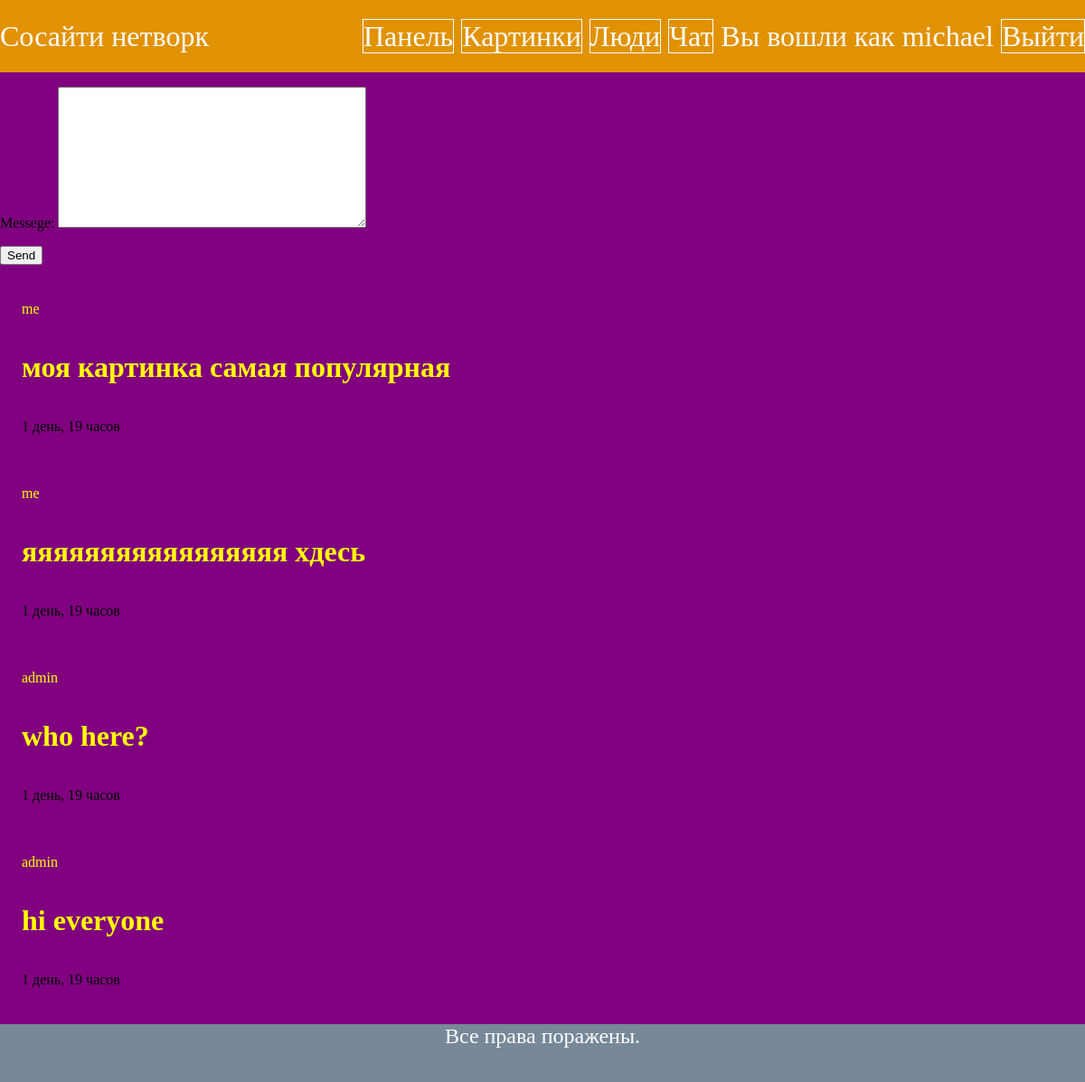
Page /chat/ (signed in) on the committed database.
### chat/models.py (models this page shows)
class ChatModel(models.Model):
    user = models.ForeignKey('auth.user', on_delete=models.CASCADE, related_name='messeges')
    messege = models.TextField()
    created = models.DateTimeField(auto_now_add=True)
    class Meta:
        ordering = ['-created']
        indexes = [
            models.Index(fields=['-created']),
        ]

### chat/views.py (the view)
# urls.py: path('', chat_views, name='chat'),
@login_required
def chat_views(request):
    form = ChatForm(request.POST or None)
    messeges = ChatModel.objects.all()
    if request.method == 'POST':
        msg = form.save(commit=False)
        msg.user = request.user
        msg.save()
        return HttpResponseRedirect(reverse('chat'))
    return render(request, 'chat/chat.html', {'messeges': messeges, 'form': form})

### chat/forms.py
class ChatForm(ModelForm):
    class Meta:
        model = ChatModel
        fields = ['messege']

### chat/templates/chat/chat.html (shortened to what this page needs)
{% extends 'account/base.html' %}
{% block content %}
<form action="" method="post">
    {{ form.as_p }}
    <input type="submit" value="Send">
</form>
{% for msg in messeges %}
    <div class="image-box">
        <p class="msg-simple">{{ msg.user }}</p>
        <h1 class="msg-simple">{{ msg.messege }}</h1>
        <p>{{ msg.created|timesince }}</p>
    </div>
{% endfor %}
{% endblock %}

### account/templates/account/base.html (shortened to what this page needs)
{% load static %}
<!DOCTYPE html>
<html lang="en">
<head>
    <link rel="stylesheet" href="{% static 'account/css/style.css' %}">
</head>
<body>
    <div class="navbar">
        <div class="logo">Сосайти нетворк</div>
        <div class="menu">
            {% if user.is_authenticated %}
                <a href="{% url 'dashboard' %}">Панель</a>
                <a href="{% url 'list-images' %}">Картинки</a>
                <a href="{% url 'users-list' %}">Люди</a>
                <a href="{% url 'chat' %}">Чат</a>
                <span>Вы вошли как {{ user.first_name|default:user.username }}</span>
                <a href="{% url 'logout' %}">Выйти</a>
            {% else %}
                <a href="{% url 'login' %}">Войти</a>
                <a href="{% url 'registration' %}">Регистрация</a>
            {% endif %}
        </div>
    </div>
    <div class="main">
        {% block content %}
        {% endblock %}
    </div>
    <div class="footer">
        <span class="footer-text">Все права поражены.</span>
    </div>
</body>
</html>

### account/static/account/css/style.css (style rules this page uses)
html { overflow-x: hidden; }
.navbar { display: flex; justify-content: space-between; height: 10vh; background-color: rgb(225, 146, 0); font-size: 2em; color: white; align-items: center; }
body { margin: 0; background-color: purple; min-height: 100vh; }
.footer { height: 8vh; text-align: center; background-color: lightslategray; width: 100%; }
.footer-text { color: white; font-size: 1.5em; }
.msg-simple { color: yellow; }
a { text-decoration: none; color: white; }
.navbar a { border: white solid 1px; }
.main { height: 100%; }
.image-box { margin: 1.5em; display: flex; flex-direction: column; justify-content: space-between; flex-wrap: wrap; }

### rows in the picture
ChatModel: user "me", messege "моя картинка самая популярная", created "1 день, 19 часов"
ChatModel: user "me", messege "яяяяяяяяяяяяяяяяя хдесь", created "1 день, 19 часов"
ChatModel: user "admin", messege "who here?", created "1 день, 19 часов"
ChatModel: user "admin", messege "hi everyone", created "1 день, 19 часов"

### other values in the picture
{{ user.first_name|default:user.username }} "michael"
